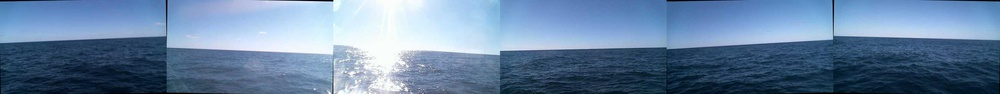
#> input picture modified_panels/42002_20231218210342.jpg, 1000 x 94 px, shrunk from 2880 x 270 before the run, found by its file name
$ python dev_horizon_v2.py
#> lines starting #> are read from the running program, lines starting #| are printed output that depends on the picture
import cv2
import numpy as np
import os

class PanelProcessor:
    def __init__(self, panel):
        self.panel = panel
        self.gray_panel = cv2.cvtColor(panel, cv2.COLOR_BGR2GRAY)  # Convert to grayscale here
        self.rotated_panel = None


    def increase_contrast(self):
        # Now we're sure that self.gray_panel is a grayscale image
        return cv2.equalizeHist(self.gray_panel)

    def detect_edges(self):
        high_contrast = self.increase_contrast()
        # Now we're sure that high_contrast is a grayscale image
        # show it for 4 seconds
        # cv2.imshow('high_contrast', high_contrast)
        # cv2.waitKey(1000)
        return cv2.Canny(high_contrast, 50, 150)

    def find_rotation_angle(self):
        # Assuming detect_edges has been called
        lines = cv2.HoughLines(self.edge_image, 1, np.pi / 180, 150)
        if lines is not None:
            # find longest line that has the highest contrast on either side
            h_line = None
            h_line_length = 0
            for line in lines:
                for rho, theta in line:
                    # Find the longest line near the horizontal orientation
                    if abs(np.pi / 2 - theta) < np.pi / 6:
                        # Find the length of the line
                        length = np.sqrt(self.panel.shape[0] ** 2 + self.panel.shape[1] ** 2)
                        if length > h_line_length:
                            h_line = line
                            h_line_length = length
            if h_line is not None:
                rho, theta = h_line[0]
                angle = (theta - np.pi / 2) * 180 / np.pi
                return -angle
        else:
            return 0

    def rotate_and_center_horizon(self):
        angle = self.find_rotation_angle()
        (h, w) = self.panel.shape[:2]
        center = (w // 2, h // 2)
        M = cv2.getRotationMatrix2D(center, angle, 1.0)
        self.rotated_panel = cv2.warpAffine(self.panel, M, (w, h))
        # Center the horizon line
        # Code to move the horizon to the center on y-axis if necessary
        # ...
        return self.rotated_panel

    def process(self):
        self.edge_image = self.detect_edges()
        self.rotated_panel = self.rotate_and_center_horizon()
        return self.rotated_panel


class ImageProcessor:
    def __init__(self, image_path):
        self.image_path = image_path
        self.image = cv2.imread(image_path)
#> self.image is the input picture: shape (94, 1000, 3); mean B, G, R 161.3, 130.2, 103.2
        self.panels = []
        self.modified_panels = []

    def crop_bottom_pixels(self, pixels=30):
#> called with pixels = 30
        self.image = self.image[:-pixels, :]
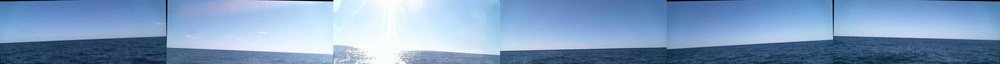
#> self.image: shape (64, 1000, 3); mean B, G, R 190.8, 155.9, 126.4

    def split_into_panels(self):
        panel_width = self.image.shape[1] // 6
#> panel_width = 166
        self.panels = [self.image[:, i * panel_width:(i + 1) * panel_width] for i in range(6)]
#> self.panels = 6 items

    def process_panels(self):
        for i, panel in enumerate(self.panels):
            panel_processor = PanelProcessor(panel)
            rotated_panel = panel_processor.process()
            self.modified_panels.append(rotated_panel)
            # be sure to save the panels in the modified_panels directory
            filepath = os.path.join('modified_panels', f'modified_panel_{i}.jpg')
            cv2.imwrite(filepath, rotated_panel)
#> this loop made 6 passes
#> pass 1, in __init__, `self.panel = panel`:
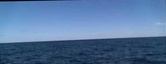
#> self.panel: shape (64, 166, 3); mean of channels 0, 1, 2 157.8, 116.5, 84.3; drawn as B, G, R
#> pass 1, in __init__, `self.gray_panel = cv2.cvtColor(panel, cv2.COLOR_BGR2GRAY)`:
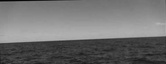
#> self.gray_panel: shape (64, 166); min 3, max 179, mean 111.6
#> pass 1, in detect_edges, `high_contrast = self.increase_contrast()`:
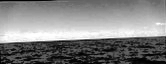
#> high_contrast: shape (64, 166); min 0, max 255, mean 128.9
#> pass 1, in process, `self.edge_image = self.detect_edges()`:
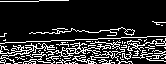
#> self.edge_image: shape (64, 166); 17% white in thin lines or dots
#> after the loop, self.modified_panels = 6 items

    def stitch_panels(self):
        panorama = np.concatenate(self.modified_panels, axis=1)
        cv2.imwrite('modified_panels/panorama.jpg', panorama)

    def execute(self):
        self.crop_bottom_pixels()
        self.split_into_panels()
        self.process_panels()
        self.stitch_panels()

# Usage
image_processor = ImageProcessor('images/buoys/42002/42002_20231218210342.jpg')
image_processor.execute()
